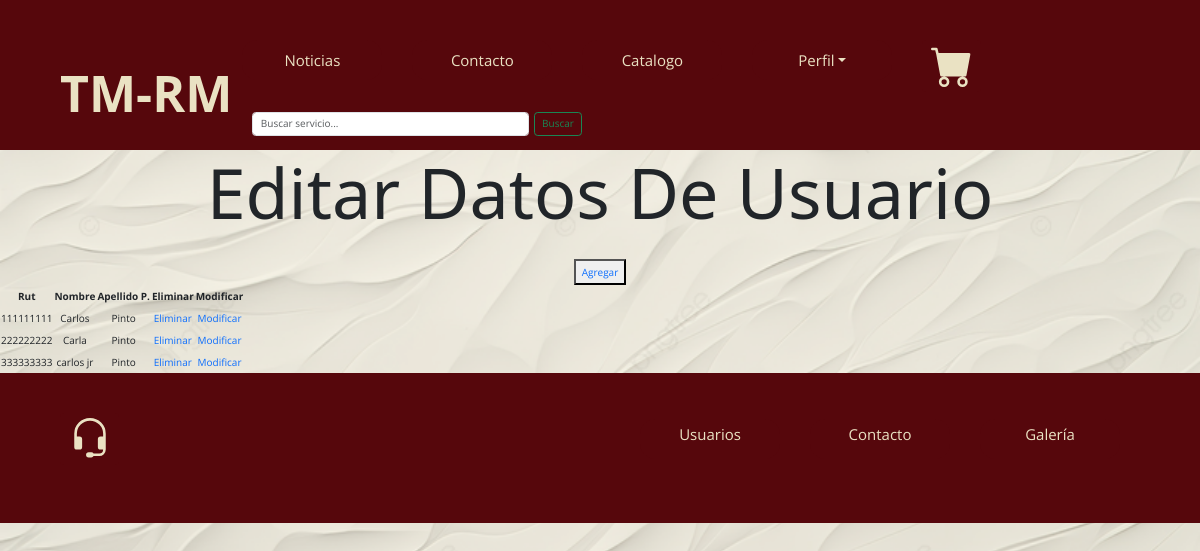
Page /crud/ on the earlier database version.
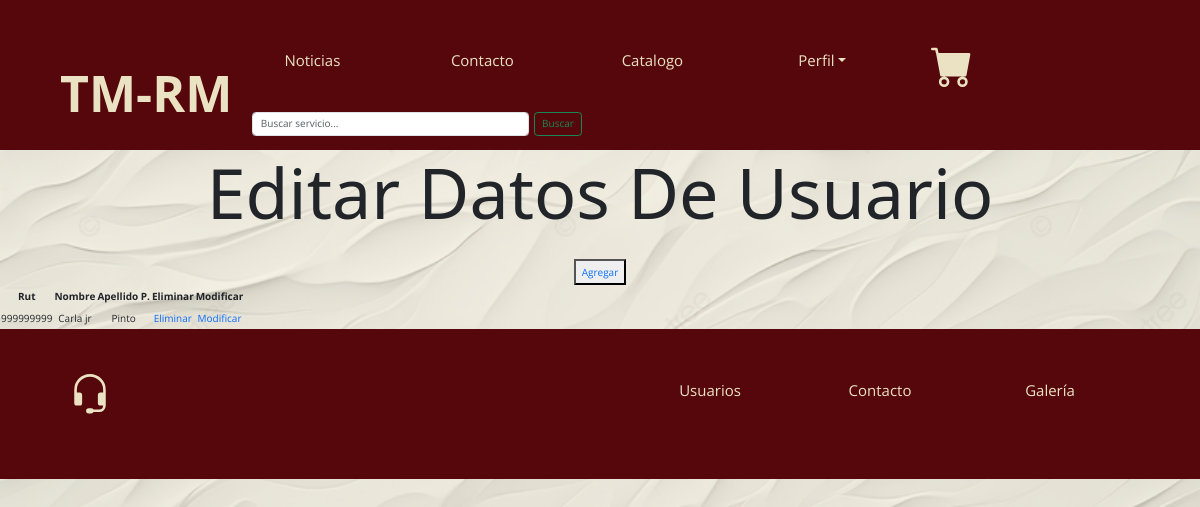
Same page on the later database version.
### taller1/models.py (models this page shows, shortened)
class Usuario(models.Model):
    rut = models.CharField(primary_key=True, max_length=10)
    nombre = models.CharField(max_length=20)
    apellido_paterno = models.CharField(max_length=20)
    apellido_materno = models.CharField(max_length=20)
    fecha_nacimiento = models.DateField(blank=False, null=False)
    id_genero = models.ForeignKey(Genero, on_delete=models.CASCADE, db_column='idGenero')
    telefono = models.CharField(max_length=45)
    email = models.EmailField(unique=True, max_length=100, blank=True, null=True)

### taller1/views.py (the view)
# urls.py: path('crud/', views.crud, name='crud'),
def crud(request):
    usuarios = Usuario.objects.all()
    context = {"Usuarios": usuarios}
    return render(request, 'taller1/usuarios_list.html', context)

### taller1/templates/taller1/usuarios_list.html (shortened to what this page needs)
{% extends 'taller1/base.html' %}
{% load static %}
{% block content %}
    <div style="text-align: center;">
        <h1>Editar Datos De Usuario</h1><br>
        <button type="button">
            <a href="{% url 'UsuarioAdd' %}">Agregar</a>
        </button>
        <table>
            <thead>
                <tr>
                    <th>Rut</th>
                    <th>Nombre</th>
                    <th>Apellido P.</th>
                    <th>Eliminar</th>
                    <th>Modificar</th>
                </tr>
            </thead>
            <tbody>
                {% for usuario in Usuarios %}
                    <tr>
                        <td>{{ usuario.rut }}</td>
                        <td>{{ usuario.nombre }}</td>
                        <td>{{ usuario.apellido_paterno }}</td>
                        <td><a href="{% url 'Usuario_del' pk=usuario.rut %}">Eliminar</a></td>
                        <td><a href="{% url 'Usuario_findEdit' pk=usuario.rut %}">Modificar</a></td>
                    </tr>
                {% endfor %}
            </tbody>
        </table>
    </div>
{% endblock %}

Differences in the rows shown:
removed Usuario: rut "111111111", nombre "Carlos", apellido_paterno "Pinto"
removed Usuario: rut "222222222", nombre "Carla", apellido_paterno "Pinto"
removed Usuario: rut "333333333", nombre "carlos jr", apellido_paterno "Pinto"
added Usuario: rut "999999999", nombre "Carla jr", apellido_paterno "Pinto"
